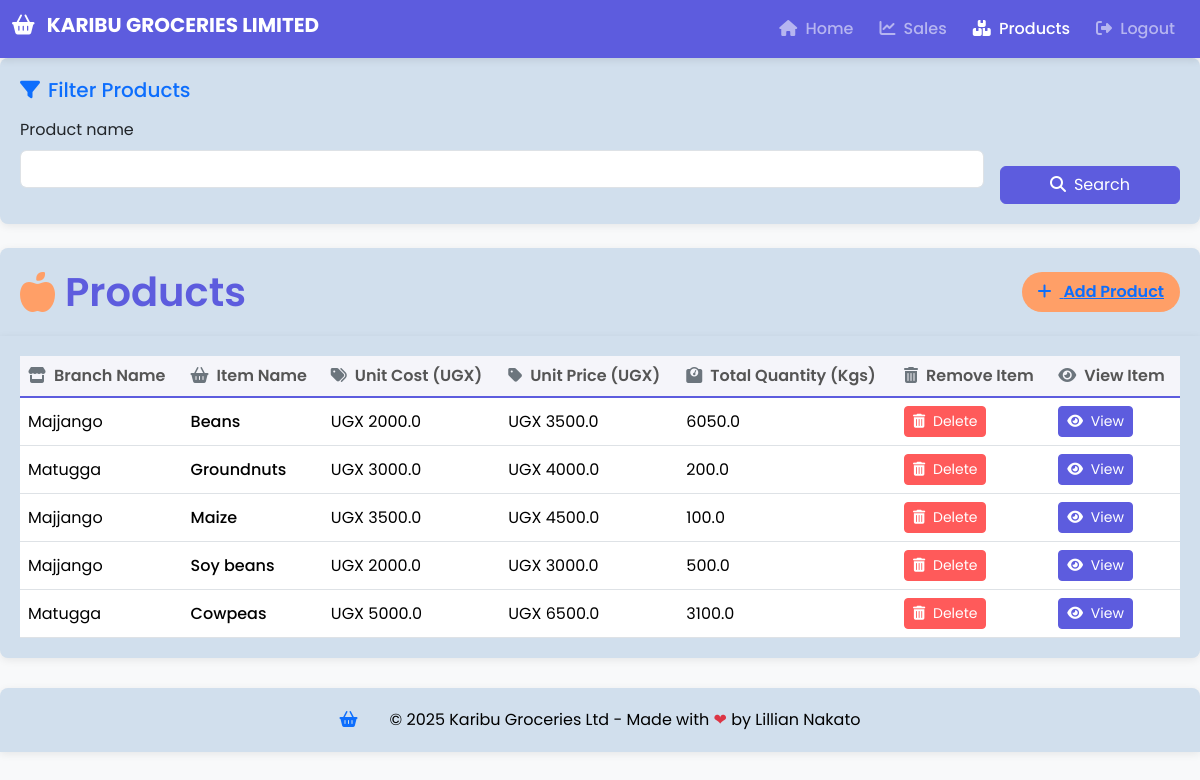
The app's page /products/ (signed in), older data.
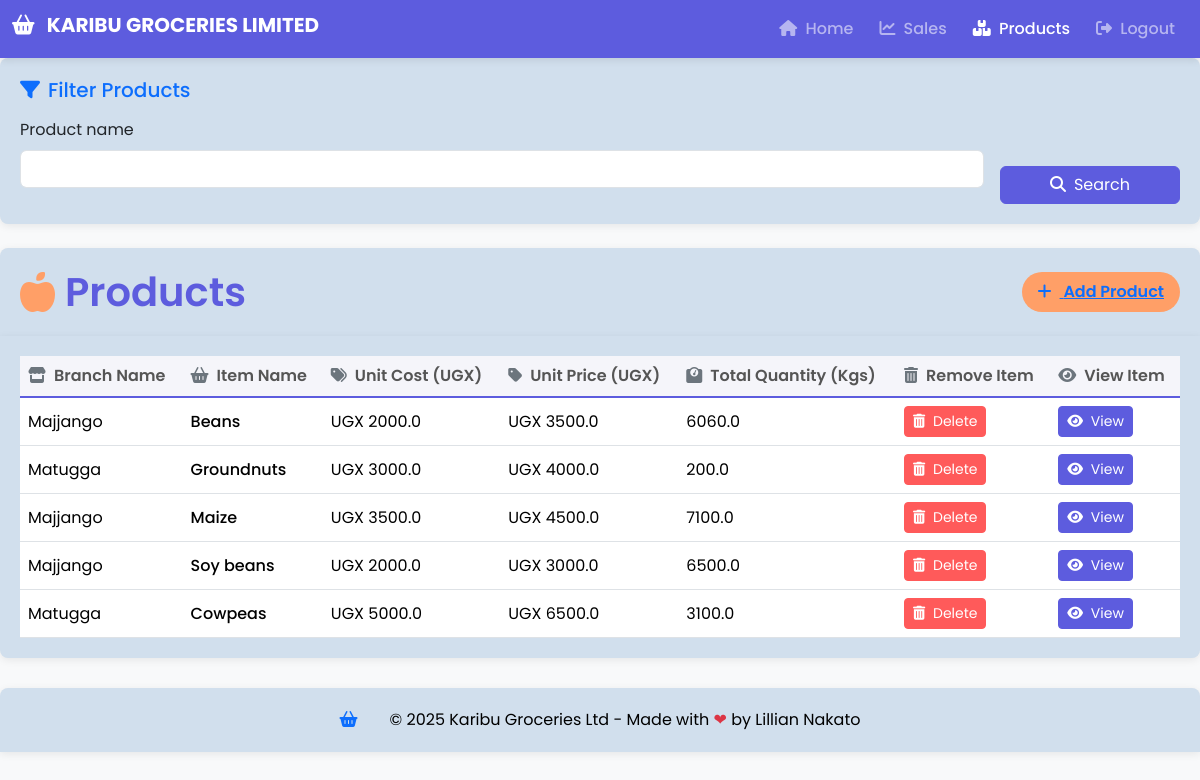
The same page, newer data.
### kgl_app/models.py (models this page shows, shortened)
class Product(models.Model):
    product_name=models.CharField(max_length=50, blank=False, default='')
    branch_name=models.CharField(max_length=50,  blank=True, null=True)
    product_type=models.CharField(max_length=50, null = True, blank=True)
    time_of_produce=models.CharField(max_length=50, null = True, blank=True)
    stock_contact=models.CharField(max_length=50, null = True, blank=True)
    source = models.CharField(max_length=50, default='',blank=False)
    cost = models.FloatField(default=0, null = False, blank=False)
    unit_cost = models.FloatField(default=10, null = False, blank=False)
    unit_price = models.FloatField(default=0, null = False, blank=False)
    total_quantity = models.FloatField(default=0, null = False, blank=False)
    received_quantity = models.FloatField(default=0, null = False, blank=False)
    issued_quantity = models.FloatField(default=0, null = False, blank=False)
    date = models.DateField(auto_now_add=True)

### kgl_app/views.py (the view)
# urls.py: path('products/', views.products, name='products'),
@login_required
def products(request):
    products = Product.objects.all().order_by('id')
    product_filters =ProductFilter(request.GET, queryset=products)
    products = product_filters.qs
    return render(request, "kgl_app/products.html", {'products': products, 'product_filters': product_filters})

### kgl_app/templates/kgl_app/products.html (shortened to what this page needs)
{% extends 'kgl_app/base.html' %}
{% load static %}
{% load crispy_forms_tags %}
{% block content %}
<link rel="stylesheet" href="{% static '/css/products.css/' %}">
<div class="filter-container mb-4">
    <h5 class="mb-3 text-primary"><i class="fas fa-filter me-2"></i>Filter Products</h5>
    <form method="GET" class="row g-3 align-items-end">
        <div class="col-md-10">
            {{ product_filters.form|crispy }}
        </div>
        <div class="col-md-2 d-grid">
            <button type="submit" class="btn btn-primary">
                <i class="fas fa-search me-2"></i>Search
            </button>
        </div>
    </form>
</div>
<section class="table_header">
    <h1><i class="fas fa-apple-alt"></i> Products</h1>
    <button class="add-product-btn"><a href="/addproduct/">
            <i class="fas fa-plus"></i> Add Product</a>
    </button>
</section>
<section class="table_body mb-4">
    <div class="table-responsive">
        <table class="table align-middle">
            <thead>
                <tr>
                    <th><i class="fas fa-store me-2 text-secondary"></i>Branch Name</th>
                    <th><i class="fas fa-shopping-basket me-2 text-secondary"></i>Item Name</th>
                    <th><i class="fas fa-tags me-2 text-secondary"></i>Unit Cost (UGX)</th>
                    <th><i class="fas fa-tag me-2 text-secondary"></i>Unit Price (UGX)</th>
                    <th><i class="fas fa-weight me-2 text-secondary"></i>Total Quantity (Kgs)</th>
                    <th><i class="fas fa-trash-alt me-2 text-secondary"></i>Remove Item</th>
                    <th><i class="fas fa-eye me-2 text-secondary"></i>View Item</th>
                </tr>
            </thead>
            <tbody>
                {% for product in products %}
                <tr>
                    <td>{{ product.branch_name }}</td>
                    <td class="fw-medium">{{ product.product_name }}</td>
                    <td>UGX {{ product.unit_cost }}</td>
                    <td>UGX {{ product.unit_price }}</td>
                    <td>{{ product.total_quantity }}</td>
                    <td>
                        <a href="{% url 'delete_product' product.id %}"
                            onclick="return confirm('Are you sure you want to delete this item?');">
                            <button class="btn btn-danger btn-sm">
                                <i class="fas fa-trash-alt me-1"></i> Delete
                            </button>
                        </a>
                    </td>
                    <td>
                        <a href="{% url 'productdetail' product.id %}">
                            <button class="btn btn-primary btn-sm">
                                <i class="fas fa-eye me-1"></i> View
                            </button>
                        </a>
                    </td>
                </tr>
                {% endfor %}
            </tbody>
        </table>
    </div>
</section>
{% endblock %}

Row changes from the older to the newer data that the page shows:
changed Product "Beans": total_quantity "6050.0" → "6060.0"
changed Product "Maize": total_quantity "100.0" → "7100.0"
changed Product "Soy beans": total_quantity "500.0" → "6500.0"
